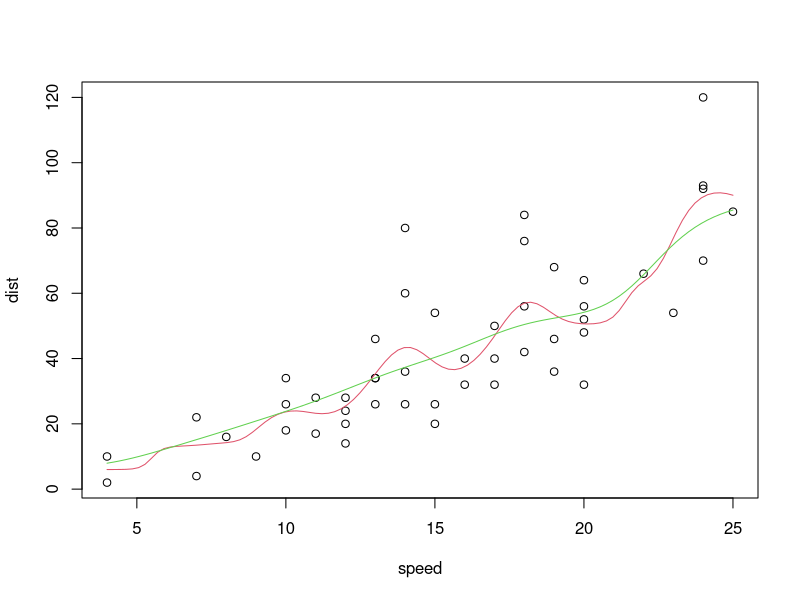

Here is the R script that generated this plot:
## ---- chunk 1
require(graphics)
with(cars, {
    plot(speed, dist)
    lines(ksmooth(speed, dist, "normal", bandwidth = 2), col = 2)
    lines(ksmooth(speed, dist, "normal", bandwidth = 5), col = 3)
})
